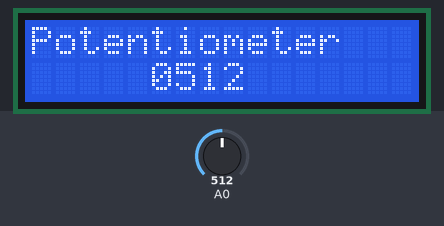
A sketch run on a simulated Arduino Uno, built with avr-gcc and run on an emulated ATmega328P. On the bench: 16×2 character LCD. The test bench sets the inputs (shaded band); at power-on: A0 = 512. What the sketch prints to the serial monitor is not drawn.

Above: at 1.2 s.
1.3 s: A0 set to 985
At 2.0 s:
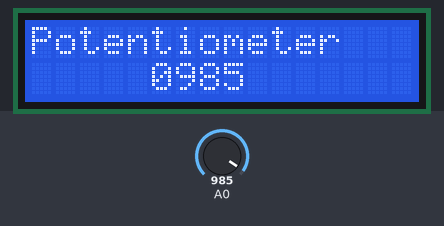
2.8 s: A0 set to 1014
At 3.1 s:
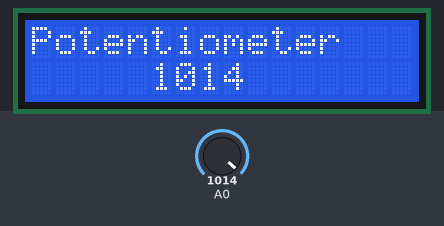
4.3 s: A0 set to 900
At 5.5 s:
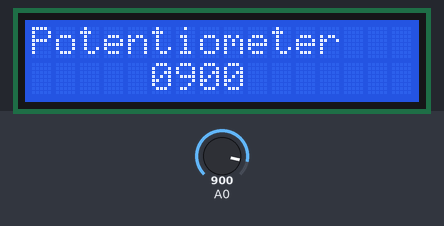
5.8 s: A0 set to 1023
At 6.6 s:
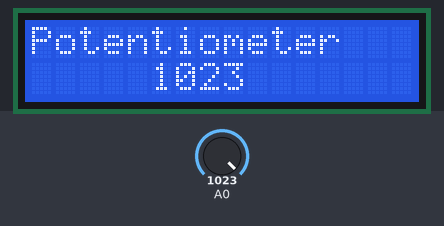
Timing chart, 0 to 8.3 s (numbered marks = the images above; inputs shaded):
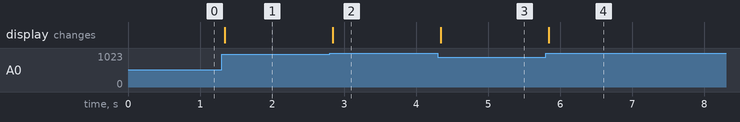

The sketch:

lcd_var_resist.ino
```cpp
#include <LiquidCrystal_I2C.h>
#include <Wire.h>

LiquidCrystal_I2C lcd(0x27, 16, 2);

void setup(){
    Serial.begin(9600);
    lcd.init();
    lcd.backlight();
}

void loop(){
    // analogRead(pin) 이다.
    int senseorValue = analogRead(A0);
    // 우노:  5V -> A0 ~A5 : 10bit 로 되어있다.
    // 각 아두이노별로 다르다.
    Serial.print("[LKELAB] value : ");
    Serial.println(senseorValue);

    lcd.home();
    lcd.noBlink();
    lcd.noCursor();
    lcd.print("Potentiometer");
    resistor(senseorValue);

}

void resistor(int v){
    int show[4];

    show[0] = (v%10000)/1000;
    show[1] = (v%1000)/100;
    show[2] = (v%100)/10;
    show[3] = (v%10);

    for(int i = 0; i < 4; i++){
        lcd.setCursor(i+5,1);
        lcd.print(show[i]);
    }
}
```

Measured:
- after the input at 1.3 s, the display: changes at once (image 1)
- after the input at 2.8 s, the display: changes at once (image 2)
- after the input at 4.3 s, the display: changes at once (image 3)
- after the input at 5.8 s, the display: changes at once (image 4)
